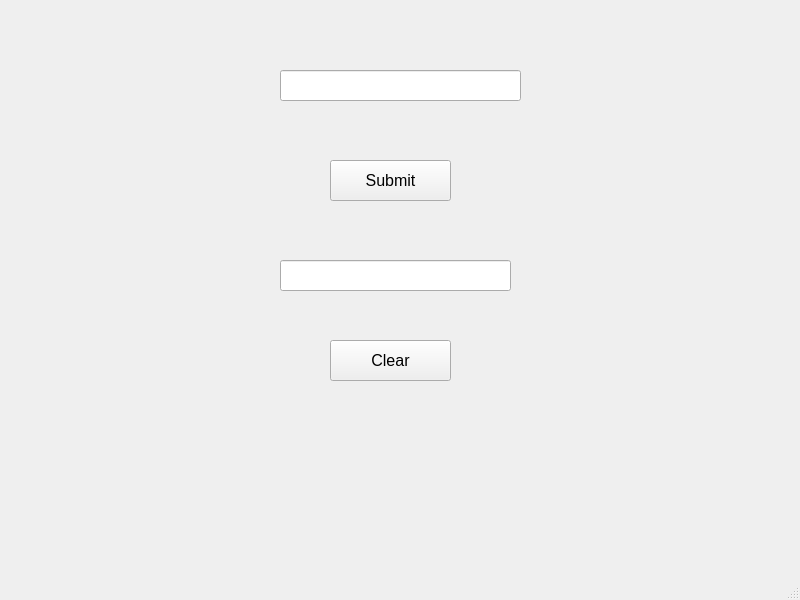
<?xml version="1.0" encoding="UTF-8"?>
<ui version="4.0">
 <class>MainWindow</class>
 <widget class="QMainWindow" name="MainWindow">
  <property name="geometry">
   <rect>
    <x>0</x>
    <y>0</y>
    <width>800</width>
    <height>600</height>
   </rect>
  </property>
  <property name="font">
   <font>
    <pointsize>12</pointsize>
   </font>
  </property>
  <property name="windowTitle">
   <string>Test loadUI</string>
  </property>
  <widget class="QWidget" name="centralwidget">
   <widget class="QLineEdit" name="input">
    <property name="geometry">
     <rect>
      <x>280</x>
      <y>70</y>
      <width>241</width>
      <height>31</height>
     </rect>
    </property>
    <property name="font">
     <font>
      <pointsize>12</pointsize>
     </font>
    </property>
   </widget>
   <widget class="QPushButton" name="pushButton">
    <property name="geometry">
     <rect>
      <x>330</x>
      <y>160</y>
      <width>121</width>
      <height>41</height>
     </rect>
    </property>
    <property name="font">
     <font>
      <pointsize>12</pointsize>
     </font>
    </property>
    <property name="text">
     <string>Submit</string>
    </property>
   </widget>
   <widget class="QLineEdit" name="output">
    <property name="geometry">
     <rect>
      <x>280</x>
      <y>260</y>
      <width>231</width>
      <height>31</height>
     </rect>
    </property>
    <property name="font">
     <font>
      <pointsize>12</pointsize>
     </font>
    </property>
    <property name="focusPolicy">
     <enum>Qt::NoFocus</enum>
    </property>
    <property name="readOnly">
     <bool>true</bool>
    </property>
   </widget>
   <widget class="QPushButton" name="btnClearOutput">
    <property name="geometry">
     <rect>
      <x>330</x>
      <y>340</y>
      <width>121</width>
      <height>41</height>
     </rect>
    </property>
    <property name="text">
     <string>Clear</string>
    </property>
   </widget>
  </widget>
  <widget class="QMenuBar" name="menubar">
   <property name="geometry">
    <rect>
     <x>0</x>
     <y>0</y>
     <width>800</width>
     <height>26</height>
    </rect>
   </property>
  </widget>
  <widget class="QStatusBar" name="statusbar"/>
 </widget>
 <resources/>
 <connections/>
</ui>
